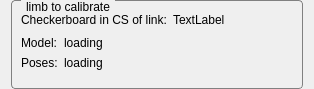
<?xml version="1.0" encoding="UTF-8"?>
<ui version="4.0">
 <class>OptionOverviewPanel</class>
 <widget class="QWidget" name="OptionOverviewPanel">
  <property name="enabled">
   <bool>true</bool>
  </property>
  <property name="geometry">
   <rect>
    <x>0</x>
    <y>0</y>
    <width>314</width>
    <height>89</height>
   </rect>
  </property>
  <property name="sizePolicy">
   <sizepolicy hsizetype="Maximum" vsizetype="Maximum">
    <horstretch>1</horstretch>
    <verstretch>0</verstretch>
   </sizepolicy>
  </property>
  <property name="minimumSize">
   <size>
    <width>1</width>
    <height>1</height>
   </size>
  </property>
  <property name="maximumSize">
   <size>
    <width>16777214</width>
    <height>16777214</height>
   </size>
  </property>
  <property name="windowTitle">
   <string>ThorMangCalibration</string>
  </property>
  <layout class="QGridLayout" name="gridLayout">
   <property name="sizeConstraint">
    <enum>QLayout::SetNoConstraint</enum>
   </property>
   <property name="topMargin">
    <number>0</number>
   </property>
   <property name="bottomMargin">
    <number>0</number>
   </property>
   <property name="horizontalSpacing">
    <number>0</number>
   </property>
   <item row="0" column="1">
    <widget class="QGroupBox" name="limb_overview_groupbox">
     <property name="styleSheet">
      <string notr="true">QGroupBox { 
  border: 1px solid gray; 
  border-radius: 4px; 
  margin-top: 0.5em; 
} 
QGroupBox::title { 
  subcontrol-origin: margin; 
  left: 10px; 
  padding: 0 3px 0 3px; 
}</string>
     </property>
     <property name="title">
      <string>limb to calibrate</string>
     </property>
     <layout class="QFormLayout" name="formLayout">
      <item row="0" column="0" colspan="2">
       <layout class="QHBoxLayout" name="horizontalLayout">
        <item>
         <widget class="QLabel" name="label_4">
          <property name="text">
           <string>Checkerboard in CS of link:</string>
          </property>
         </widget>
        </item>
        <item>
         <widget class="QLabel" name="target_cs_label">
          <property name="text">
           <string>TextLabel</string>
          </property>
         </widget>
        </item>
        <item>
         <spacer name="horizontalSpacer">
          <property name="orientation">
           <enum>Qt::Horizontal</enum>
          </property>
          <property name="sizeHint" stdset="0">
           <size>
            <width>40</width>
            <height>20</height>
           </size>
          </property>
         </spacer>
        </item>
       </layout>
      </item>
      <item row="1" column="0">
       <widget class="QLabel" name="label">
        <property name="sizePolicy">
         <sizepolicy hsizetype="Maximum" vsizetype="Preferred">
          <horstretch>0</horstretch>
          <verstretch>0</verstretch>
         </sizepolicy>
        </property>
        <property name="text">
         <string>Model:</string>
        </property>
       </widget>
      </item>
      <item row="1" column="1">
       <widget class="QLabel" name="model_label">
        <property name="text">
         <string>loading</string>
        </property>
       </widget>
      </item>
      <item row="2" column="0">
       <widget class="QLabel" name="label_3">
        <property name="text">
         <string>Poses:</string>
        </property>
       </widget>
      </item>
      <item row="2" column="1">
       <widget class="QLabel" name="poses_label">
        <property name="text">
         <string>loading</string>
        </property>
       </widget>
      </item>
     </layout>
    </widget>
   </item>
  </layout>
 </widget>
 <resources/>
 <connections/>
</ui>
